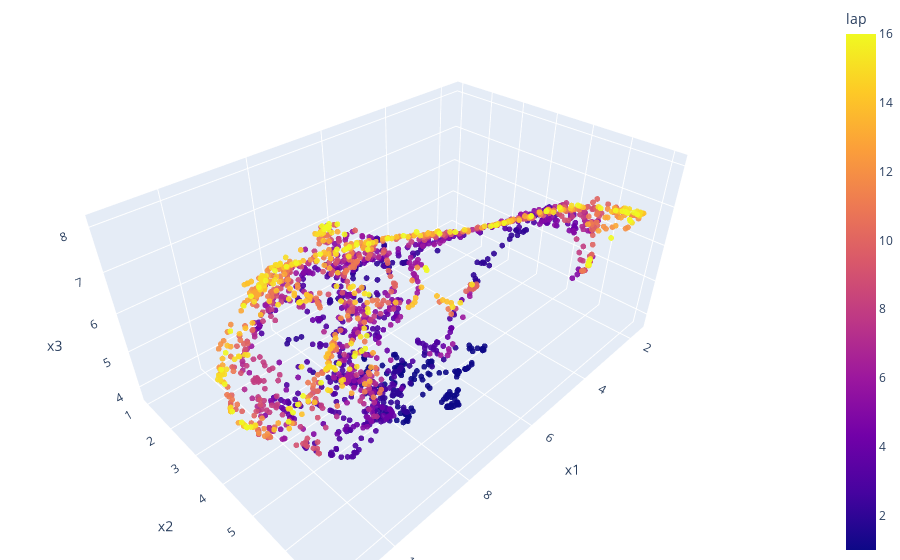

Notebook cell for this chart:
### Code cell
fig = px.scatter_3d(df, x='x1', y='x2', z='x3',
              color='lap', opacity=0.9)

fig.update_traces(marker_size=2)

# tight layout
fig.update_layout(margin=dict(l=0, r=0, b=0, t=0))
fig.show()

### Figure 1 — Plotly figure (JSON) as saved in the notebook; plotly's stock layout.template omitted (floating-point values rounded to 4 significant figures; data arrays with more than 128 entries replaced by an {"elided": "..."} marker saying what was removed)
{"data": [{"hovertemplate": "x1=%{x}<br>x2=%{y}<br>x3=%{z}<br>lap=%{marker.color}<extra></extra>", "legendgroup": "", "marker": {"color": {"elided": "1851 int values"}, "coloraxis": "coloraxis", "opacity": 0.9, "size": 2, "symbol": "circle"}, "mode": "markers", "name": "", "scene": "scene", "showlegend": false, "type": "scatter3d", "x": {"elided": "1851 float values"}, "y": {"elided": "1851 float values"}, "z": {"elided": "1851 float values"}}], "layout": {"coloraxis": {"colorbar": {"title": {"text": "lap"}}, "colorscale": [[0, "#0d0887"], [0.1111, "#46039f"], [0.2222, "#7201a8"], [0.3333, "#9c179e"], [0.4444, "#bd3786"], [0.5556, "#d8576b"], [0.6667, "#ed7953"], [0.7778, "#fb9f3a"], [0.8889, "#fdca26"], [1, "#f0f921"]]}, "legend": {"tracegroupgap": 0}, "margin": {"b": 0, "l": 0, "r": 0, "t": 0}, "scene": {"domain": {"x": [0, 1], "y": [0, 1]}, "xaxis": {"title": {"text": "x1"}}, "yaxis": {"title": {"text": "x2"}}, "zaxis": {"title": {"text": "x3"}}}}}
